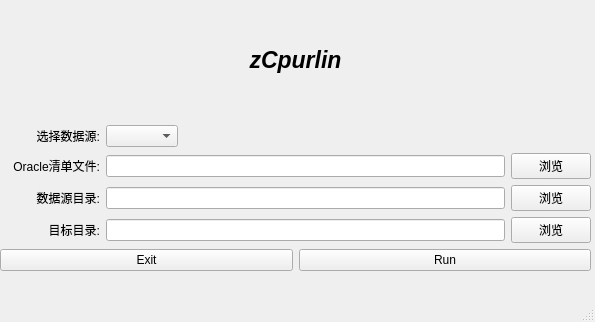
<?xml version="1.0" encoding="UTF-8"?>
<ui version="4.0">
 <class>MainWindow</class>
 <widget class="QMainWindow" name="MainWindow">
  <property name="geometry">
   <rect>
    <x>0</x>
    <y>0</y>
    <width>595</width>
    <height>322</height>
   </rect>
  </property>
  <property name="windowTitle">
   <string>MainWindow</string>
  </property>
  <widget class="QWidget" name="centralwidget">
   <widget class="QWidget" name="verticalLayoutWidget">
    <property name="geometry">
     <rect>
      <x>0</x>
      <y>0</y>
      <width>591</width>
      <height>271</height>
     </rect>
    </property>
    <layout class="QVBoxLayout" name="verticalLayout">
     <item>
      <layout class="QHBoxLayout" name="horizontalLayout">
       <item>
        <widget class="QLabel" name="label">
         <property name="font">
          <font>
           <pointsize>17</pointsize>
           <weight>75</weight>
           <italic>true</italic>
           <bold>true</bold>
          </font>
         </property>
         <property name="text">
          <string>zCpurlin</string>
         </property>
         <property name="alignment">
          <set>Qt::AlignCenter</set>
         </property>
        </widget>
       </item>
      </layout>
     </item>
     <item>
      <layout class="QHBoxLayout" name="horizontalLayout_2">
       <item>
        <widget class="QLabel" name="label_2">
         <property name="minimumSize">
          <size>
           <width>100</width>
           <height>0</height>
          </size>
         </property>
         <property name="sizeIncrement">
          <size>
           <width>150</width>
           <height>0</height>
          </size>
         </property>
         <property name="baseSize">
          <size>
           <width>150</width>
           <height>0</height>
          </size>
         </property>
         <property name="text">
          <string>选择数据源:</string>
         </property>
         <property name="alignment">
          <set>Qt::AlignRight|Qt::AlignTrailing|Qt::AlignVCenter</set>
         </property>
        </widget>
       </item>
       <item>
        <widget class="QComboBox" name="combo_box_source_type"/>
       </item>
       <item>
        <spacer name="verticalSpacer">
         <property name="orientation">
          <enum>Qt::Horizontal</enum>
         </property>
         <property name="sizeHint" stdset="0">
          <size>
           <width>40</width>
           <height>20</height>
          </size>
         </property>
        </spacer>
       </item>
      </layout>
     </item>
     <item>
      <layout class="QHBoxLayout" name="horizontalLayout_3">
       <item>
        <widget class="QLabel" name="label_3">
         <property name="minimumSize">
          <size>
           <width>100</width>
           <height>0</height>
          </size>
         </property>
         <property name="baseSize">
          <size>
           <width>150</width>
           <height>0</height>
          </size>
         </property>
         <property name="text">
          <string>Oracle清单文件:</string>
         </property>
         <property name="alignment">
          <set>Qt::AlignRight|Qt::AlignTrailing|Qt::AlignVCenter</set>
         </property>
        </widget>
       </item>
       <item>
        <widget class="QLineEdit" name="line_edit_oracle_file"/>
       </item>
       <item>
        <widget class="QPushButton" name="push_button_select_oracle_file">
         <property name="text">
          <string>浏览</string>
         </property>
        </widget>
       </item>
      </layout>
     </item>
     <item>
      <layout class="QHBoxLayout" name="horizontalLayout_4">
       <item>
        <widget class="QLabel" name="label_4">
         <property name="minimumSize">
          <size>
           <width>100</width>
           <height>0</height>
          </size>
         </property>
         <property name="baseSize">
          <size>
           <width>150</width>
           <height>0</height>
          </size>
         </property>
         <property name="text">
          <string>数据源目录:</string>
         </property>
         <property name="alignment">
          <set>Qt::AlignRight|Qt::AlignTrailing|Qt::AlignVCenter</set>
         </property>
        </widget>
       </item>
       <item>
        <widget class="QLineEdit" name="line_edit_source_dir"/>
       </item>
       <item>
        <widget class="QPushButton" name="push_button_source_dir">
         <property name="text">
          <string>浏览</string>
         </property>
        </widget>
       </item>
      </layout>
     </item>
     <item>
      <layout class="QHBoxLayout" name="horizontalLayout_5">
       <item>
        <widget class="QLabel" name="label_5">
         <property name="minimumSize">
          <size>
           <width>100</width>
           <height>0</height>
          </size>
         </property>
         <property name="baseSize">
          <size>
           <width>150</width>
           <height>0</height>
          </size>
         </property>
         <property name="text">
          <string>目标目录:</string>
         </property>
         <property name="alignment">
          <set>Qt::AlignRight|Qt::AlignTrailing|Qt::AlignVCenter</set>
         </property>
        </widget>
       </item>
       <item>
        <widget class="QLineEdit" name="line_edit_dist_dir"/>
       </item>
       <item>
        <widget class="QPushButton" name="push_button_dist_dir">
         <property name="text">
          <string>浏览</string>
         </property>
        </widget>
       </item>
      </layout>
     </item>
     <item>
      <layout class="QHBoxLayout" name="horizontalLayout_6">
       <item>
        <widget class="QPushButton" name="push_button_exit">
         <property name="text">
          <string>Exit</string>
         </property>
        </widget>
       </item>
       <item>
        <widget class="QPushButton" name="push_button_run">
         <property name="text">
          <string>Run</string>
         </property>
        </widget>
       </item>
      </layout>
     </item>
    </layout>
   </widget>
  </widget>
  <widget class="QMenuBar" name="menubar">
   <property name="geometry">
    <rect>
     <x>0</x>
     <y>0</y>
     <width>595</width>
     <height>23</height>
    </rect>
   </property>
  </widget>
  <widget class="QStatusBar" name="statusbar"/>
 </widget>
 <resources/>
 <connections/>
</ui>
